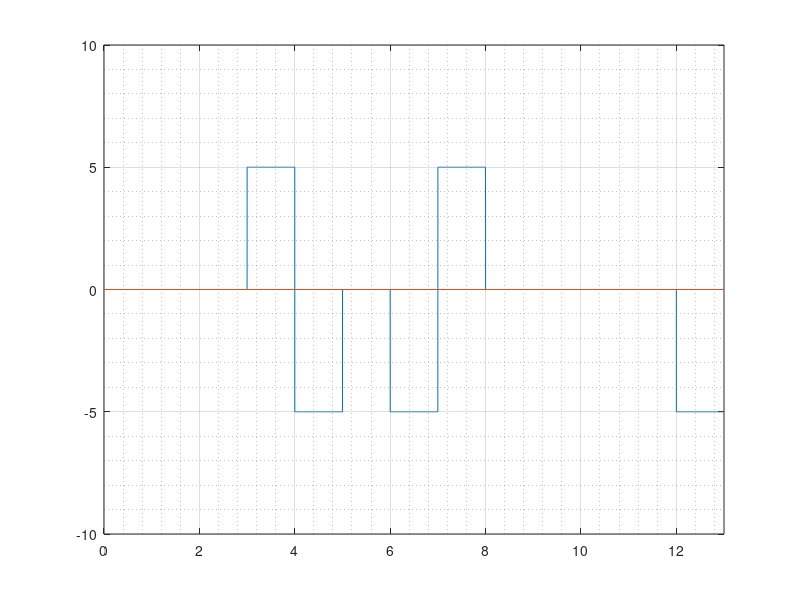

Reproduce this figure in MATLAB.
clc; #... Clear command line
clear all; #... Clear variables
close all; #... Clear figures

bits = [ 0 0 0 0 0 0 0 0 0 0 0 0 1 ];
bitset = bits;

#... Modulation
bitrate = 1;
voltage = 5;

sampling_rate = 1000;
sampling_time = 1/sampling_rate;

end_time = length(bits)/bitrate;
time = 0:sampling_time:end_time;

count = 0;
for i = 1:length(bits)
  if bits(i) == 0
    count = count+1;
  else
    count = 0;
  endif
  if count == 8
    bits(i-4) = -1;
    bits(i-3) = -1;
    bits(i-1) = 1;
    bits(i) = 1;
    count = 0;
  endif
endfor

index = 1;
sign = 1;
if bits(1) == 1 #positive signal in previous step
  sign = -1;
endif

for i = 1:length(time)
  modulation(i) = bits(index)*sign*voltage;
  if time(i)*bitrate >= index
        index = index+1;
        if index <= length(bits) && bits(index) != 0
            sign = -sign;
        endif
    endif
endfor

plot(time, modulation);
axis([0 end_time -voltage-5 voltage+5]);
line([0 end_time], [0 0]);
grid on;
grid minor;

#... Demodulation
index = 1;

for i = 1:length(modulation)
  demodulation(index) = modulation(i)/voltage;
  if time(i)*bitrate >= index
    index = index+1;
  endif
endfor

last = 1;
disp(demodulation);
for i = 1:length(demodulation)
  if demodulation(i) != 0
    if demodulation(i) == last
      for j = 0:4
        demodulation(i+j) = 0;
      endfor
    else
      last = demodulation(i);
    endif
  endif
endfor

demodulation = abs(demodulation);
disp(bitset);
disp(demodulation);
